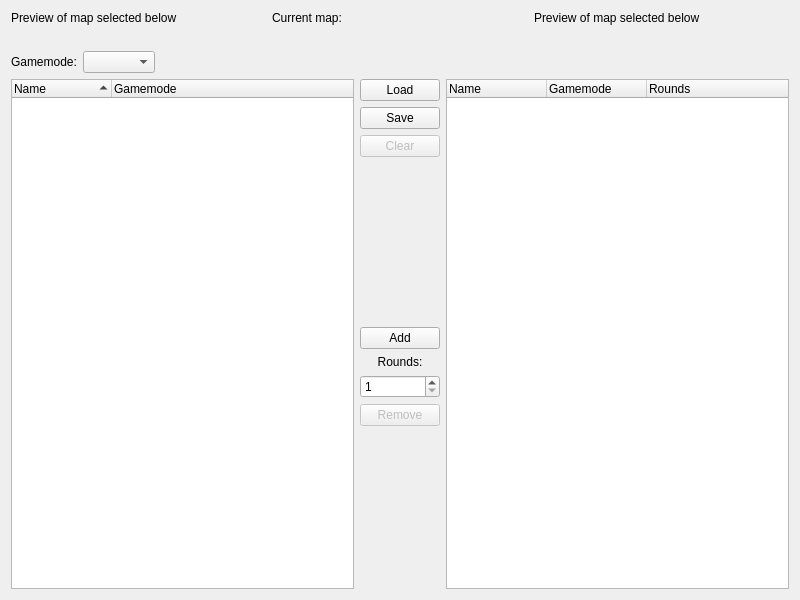
<?xml version="1.0" encoding="UTF-8"?>
<ui version="4.0">
 <class>MapListWidget</class>
 <widget class="QWidget" name="MapListWidget">
  <property name="geometry">
   <rect>
    <x>0</x>
    <y>0</y>
    <width>800</width>
    <height>600</height>
   </rect>
  </property>
  <layout class="QGridLayout" name="gridLayout">
   <item row="2" column="2">
    <widget class="DragDropTreeWidget" name="treeWidget_current">
     <property name="contextMenuPolicy">
      <enum>Qt::CustomContextMenu</enum>
     </property>
     <property name="uniformRowHeights">
      <bool>false</bool>
     </property>
     <property name="sortingEnabled">
      <bool>false</bool>
     </property>
     <property name="headerHidden">
      <bool>false</bool>
     </property>
     <property name="expandsOnDoubleClick">
      <bool>true</bool>
     </property>
     <column>
      <property name="text">
       <string>Name</string>
      </property>
     </column>
     <column>
      <property name="text">
       <string>Gamemode</string>
      </property>
     </column>
     <column>
      <property name="text">
       <string>Rounds</string>
      </property>
     </column>
    </widget>
   </item>
   <item row="0" column="0" colspan="3">
    <layout class="QHBoxLayout" name="horizontalLayout_2">
     <item>
      <layout class="QFormLayout" name="formLayout">
       <item row="1" column="0" colspan="2">
        <widget class="QLabel" name="label_availableSelectedMapImage">
         <property name="text">
          <string/>
         </property>
        </widget>
       </item>
       <item row="0" column="0" colspan="2">
        <widget class="QLabel" name="label_availableSelectedMapText">
         <property name="text">
          <string>Preview of map selected below</string>
         </property>
        </widget>
       </item>
      </layout>
     </item>
     <item>
      <layout class="QFormLayout" name="formLayout_2">
       <property name="fieldGrowthPolicy">
        <enum>QFormLayout::AllNonFixedFieldsGrow</enum>
       </property>
       <item row="0" column="0">
        <widget class="QLabel" name="label_currentMapText">
         <property name="text">
          <string>Current map:</string>
         </property>
        </widget>
       </item>
       <item row="0" column="1">
        <widget class="QLabel" name="label_currentMapValue">
         <property name="text">
          <string/>
         </property>
        </widget>
       </item>
       <item row="1" column="0" colspan="2">
        <widget class="QLabel" name="label_currentMapImage">
         <property name="text">
          <string/>
         </property>
        </widget>
       </item>
      </layout>
     </item>
     <item>
      <layout class="QFormLayout" name="formLayout_3">
       <property name="fieldGrowthPolicy">
        <enum>QFormLayout::AllNonFixedFieldsGrow</enum>
       </property>
       <item row="1" column="0" colspan="2">
        <widget class="QLabel" name="label_currentSelectedMapImage">
         <property name="text">
          <string/>
         </property>
        </widget>
       </item>
       <item row="0" column="0" colspan="2">
        <widget class="QLabel" name="label_currentSelectedMapText">
         <property name="text">
          <string>Preview of map selected below</string>
         </property>
        </widget>
       </item>
      </layout>
     </item>
    </layout>
   </item>
   <item row="2" column="1">
    <layout class="QVBoxLayout" name="verticalLayout_5">
     <item>
      <widget class="QPushButton" name="pushButton_load">
       <property name="text">
        <string>Load</string>
       </property>
       <property name="icon">
        <iconset resource="../frostbite/Frostbite.qrc">
         <normaloff>:/frostbite/icons/load.png</normaloff>:/frostbite/icons/load.png</iconset>
       </property>
      </widget>
     </item>
     <item>
      <widget class="QPushButton" name="pushButton_save">
       <property name="text">
        <string>Save</string>
       </property>
       <property name="icon">
        <iconset resource="../frostbite/Frostbite.qrc">
         <normaloff>:/frostbite/icons/save.png</normaloff>:/frostbite/icons/save.png</iconset>
       </property>
      </widget>
     </item>
     <item>
      <widget class="QPushButton" name="pushButton_clear">
       <property name="enabled">
        <bool>false</bool>
       </property>
       <property name="text">
        <string>Clear</string>
       </property>
       <property name="icon">
        <iconset resource="../frostbite/Frostbite.qrc">
         <normaloff>:/frostbite/icons/clear.png</normaloff>:/frostbite/icons/clear.png</iconset>
       </property>
      </widget>
     </item>
     <item>
      <spacer name="verticalSpacer">
       <property name="orientation">
        <enum>Qt::Vertical</enum>
       </property>
       <property name="sizeHint" stdset="0">
        <size>
         <width>72</width>
         <height>13</height>
        </size>
       </property>
      </spacer>
     </item>
     <item>
      <widget class="QPushButton" name="pushButton_add">
       <property name="text">
        <string>Add</string>
       </property>
       <property name="icon">
        <iconset resource="../OpenRcon.qrc">
         <normaloff>:/icons/add.png</normaloff>:/icons/add.png</iconset>
       </property>
      </widget>
     </item>
     <item>
      <widget class="QLabel" name="label_rounds">
       <property name="text">
        <string>Rounds:</string>
       </property>
       <property name="alignment">
        <set>Qt::AlignCenter</set>
       </property>
      </widget>
     </item>
     <item>
      <widget class="QSpinBox" name="spinBox_rounds">
       <property name="minimum">
        <number>1</number>
       </property>
      </widget>
     </item>
     <item>
      <widget class="QPushButton" name="pushButton_remove">
       <property name="enabled">
        <bool>false</bool>
       </property>
       <property name="text">
        <string>Remove</string>
       </property>
       <property name="icon">
        <iconset resource="../frostbite/Frostbite.qrc">
         <normaloff>:/frostbite/icons/remove.png</normaloff>:/frostbite/icons/remove.png</iconset>
       </property>
      </widget>
     </item>
     <item>
      <spacer name="verticalSpacer_2">
       <property name="orientation">
        <enum>Qt::Vertical</enum>
       </property>
       <property name="sizeHint" stdset="0">
        <size>
         <width>72</width>
         <height>13</height>
        </size>
       </property>
      </spacer>
     </item>
    </layout>
   </item>
   <item row="1" column="0">
    <layout class="QHBoxLayout" name="horizontalLayout_5">
     <item>
      <widget class="QLabel" name="label_gameMode">
       <property name="text">
        <string>Gamemode:</string>
       </property>
      </widget>
     </item>
     <item>
      <widget class="QComboBox" name="comboBox_gameMode"/>
     </item>
     <item>
      <spacer name="horizontalSpacer">
       <property name="orientation">
        <enum>Qt::Horizontal</enum>
       </property>
       <property name="sizeHint" stdset="0">
        <size>
         <width>40</width>
         <height>20</height>
        </size>
       </property>
      </spacer>
     </item>
    </layout>
   </item>
   <item row="2" column="0">
    <widget class="DragDropTreeWidget" name="treeWidget_available">
     <property name="contextMenuPolicy">
      <enum>Qt::CustomContextMenu</enum>
     </property>
     <property name="sortingEnabled">
      <bool>true</bool>
     </property>
     <property name="animated">
      <bool>false</bool>
     </property>
     <property name="wordWrap">
      <bool>false</bool>
     </property>
     <column>
      <property name="text">
       <string>Name</string>
      </property>
     </column>
     <column>
      <property name="text">
       <string>Gamemode</string>
      </property>
     </column>
    </widget>
   </item>
   <item row="1" column="1" colspan="2">
    <spacer name="horizontalSpacer_2">
     <property name="orientation">
      <enum>Qt::Horizontal</enum>
     </property>
     <property name="sizeHint" stdset="0">
      <size>
       <width>40</width>
       <height>20</height>
      </size>
     </property>
    </spacer>
   </item>
  </layout>
 </widget>
 <customwidgets>
  <customwidget>
   <class>DragDropTreeWidget</class>
   <extends>QTreeWidget</extends>
   <header>DragDropTreeWidget.h</header>
  </customwidget>
 </customwidgets>
 <resources>
  <include location="../frostbite/Frostbite.qrc"/>
  <include location="../OpenRcon.qrc"/>
 </resources>
 <connections/>
</ui>
